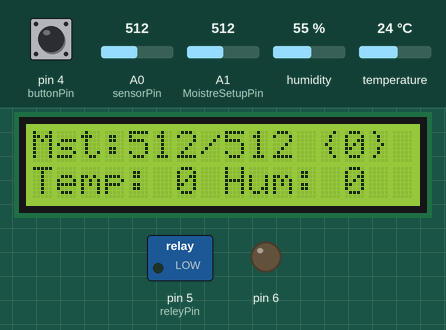
This sketch was run on a simulated Arduino Uno, built with avr-gcc and run on an emulated ATmega328P. Parts: 16×2 character LCD, switched loads named in the sketch (green lamp = pin HIGH), output pins drawn as LEDs (lit = HIGH). The test bench sets the inputs (shaded band); at power-on: A0 (sensorPin) = 512, A1 (MoistreSetupPin) = 512, pin 4 (buttonPin) HIGH, humidity 55 %, temperature 24 °C.

Above: at 1.4 s.
1.5 s: A0 (sensorPin) set to 525
At 4.64 s:
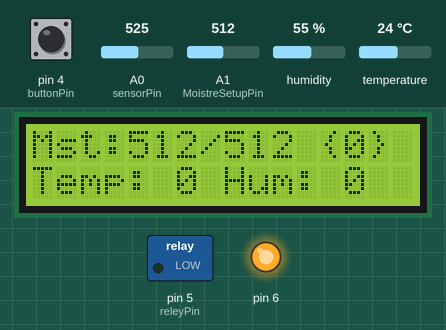
At 5.5 s:
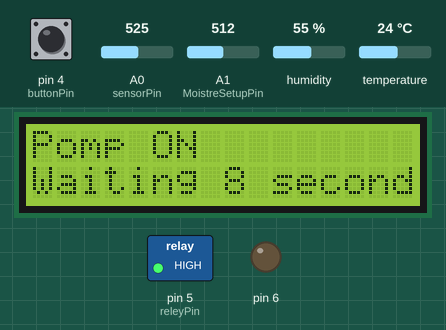
8.2 s: A1 (MoistreSetupPin) set to 710
At 13.5 s:
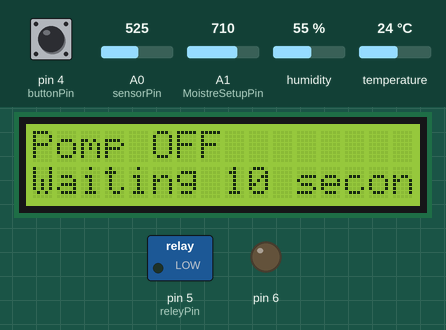
17.3 s: A0 (sensorPin) set to 330
28.5 s: A0 (sensorPin) set to 296
Timing chart, 0 to 31.0 s (numbered marks = the images above; inputs shaded):
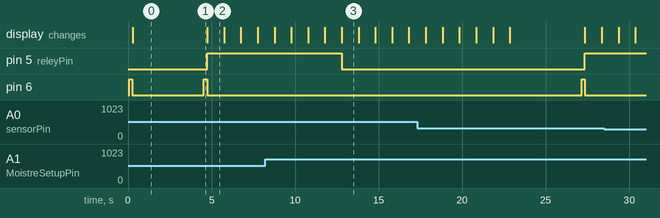

The sketch:

Irrigation.ino
```cpp
#include "MHSensor.h"
//#include <Adafruit_GFX.h>
//#include <Adafruit_PCD8544.h>
#include <LiquidCrystal.h>
#include "DHT.h"

// вывод управления реле
#define releyPin 5

// Выводы, подключенные к датчику влажности почвы
#define sensorPin A0
#define sensorPower 6

#define MoistreSetupPin A1
// выводы на дисплей LCD 1602
#define DisplayRS 12 //RS, E, DB4, DB5, DB6, DB7
#define DisplayE 11
#define DisplayDB4 10
#define DisplayDB5 9
#define DisplayDB6 8
#define DisplayDB7 7

// кнопка принудительного включения насоса
#define buttonPin 4
#define DHT22Pin 3
#define DHTTYPE DHT22

// создание экземпляра объекта сенсора влажности почвы
MHSensor Sensor(sensorPower, sensorPin);

// создание экземпляра объекта дисплея
LiquidCrystal lcd(DisplayRS,DisplayE,DisplayDB4,DisplayDB5,DisplayDB6, DisplayDB7);

// создание экземпляра объекта DHT
DHT dht(DHT22Pin, DHTTYPE);

int MoistreMax = 0;
int PompCount = 0;
int MoistreVal = 0;
int HumidityVal = 0;
int TemperatureVal = 0;

void setup(){
  MoistreMax = 700;
  lcd.begin(16, 2);
  pinMode(releyPin, OUTPUT);
  MoistreVal = Sensor.GetValue();
  dht.begin();
}

void loop()
{
  for(int i=0; i<40; i++){
    int butVal = !digitalRead(buttonPin);
    digitalWrite(releyPin, butVal);
    MoistreMax = 1024 - analogRead(MoistreSetupPin);

    DrawDisplay(MoistreVal, MoistreMax, PompCount, TemperatureVal, HumidityVal);
    delay(100);
  }

  HumidityVal = dht.readHumidity();
  TemperatureVal = dht.readTemperature();
  MoistreVal = Sensor.GetValue();
  if (MoistreVal > MoistreMax){
    PompCount++;
    digitalWrite(releyPin, HIGH);
    for(int i=0; i<8; i++){
      DrawDisplayIrrigation(i, 8);
      delay(1000);
    }
    //DrawDisplay(MoistreVal, MoistreMax, 0, PompCount);
    digitalWrite(releyPin, LOW);
    for(int i=0; i<10; i++){
      DrawDisplayWaiting(i, 10);
      delay(1000);
    }
    DrawDisplay(MoistreVal, MoistreMax, PompCount, TemperatureVal, HumidityVal);
  }
}
void DrawDisplay(int mhVal, int mhMax, int pompCount, int temp, int hum){
  lcd.clear();
  // 1 строка
  lcd.setCursor(0, 0);
  lcd.print("Mst:");
  lcd.print(mhVal);
  lcd.print("/");
  lcd.print(mhMax);
  lcd.print(" {");
  lcd.print(pompCount);
  lcd.print("}");
  // 2 строка
  lcd.setCursor(0, 1);
  lcd.print("Temp: ");
  lcd.print(temp);
  lcd.print(" Hum: ");
  lcd.print(hum);
}

void DrawDisplayIrrigation(int curDelay, int maxDelay)
{
  lcd.clear();
  // 1 строка
  lcd.setCursor(0, 0);
  lcd.print("Pomp ON");
  // 2 строка
  lcd.setCursor(0, 1);
  lcd.print("Waiting ");
  lcd.print(maxDelay-curDelay);
  lcd.print(" second");
}
void DrawDisplayWaiting(int curDelay, int maxDelay)
{
  lcd.clear();
  // 1 строка
  lcd.setCursor(0, 0);
  lcd.print("Pomp OFF");
  // 2 строка
  lcd.setCursor(0, 1);
  lcd.print("Waiting ");
  lcd.print(maxDelay-curDelay);
  lcd.print(" second");
}
```

MHSensor.cpp
```cpp
#include "MHSensor.h"


MHSensor::MHSensor(int powerPin, int analogPin){
   _analogPin = analogPin;
   _powerPin = powerPin;
   pinMode(_powerPin, OUTPUT);
   digitalWrite(_powerPin, LOW);
}
int MHSensor::GetValue(){
  //analogRead(_analogPin);
  digitalWrite(_powerPin, HIGH);  // Включить датчик
  delay(200);                        // Дать время питанию установиться
  int val = analogRead(_analogPin);  // Прочитать аналоговое значение от датчика
  digitalWrite(_powerPin, LOW);   // Выключить датчик
  return val;                       // Вернуть аналоговое значение влажности
}
```

MHSensor.h
```cpp
#include "Arduino.h"

class MHSensor{
public:
  MHSensor(int powerPin, int analogPin);
  int GetValue();
private:
  int _analogPin;
  int _powerPin;
};
```

Measured:
- the behaviour switches between 512 and 513 on A0 (sensorPin) (found by bisection; images 0 and 1)
- after the input at 1.5 s, pin 5 (releyPin): LOW → HIGH after 3.2 s; the display: changes after 3.2 s (image 2)
- what the display in image 2 shows lasts 1.1 s, from 4.7 s to 5.8 s
